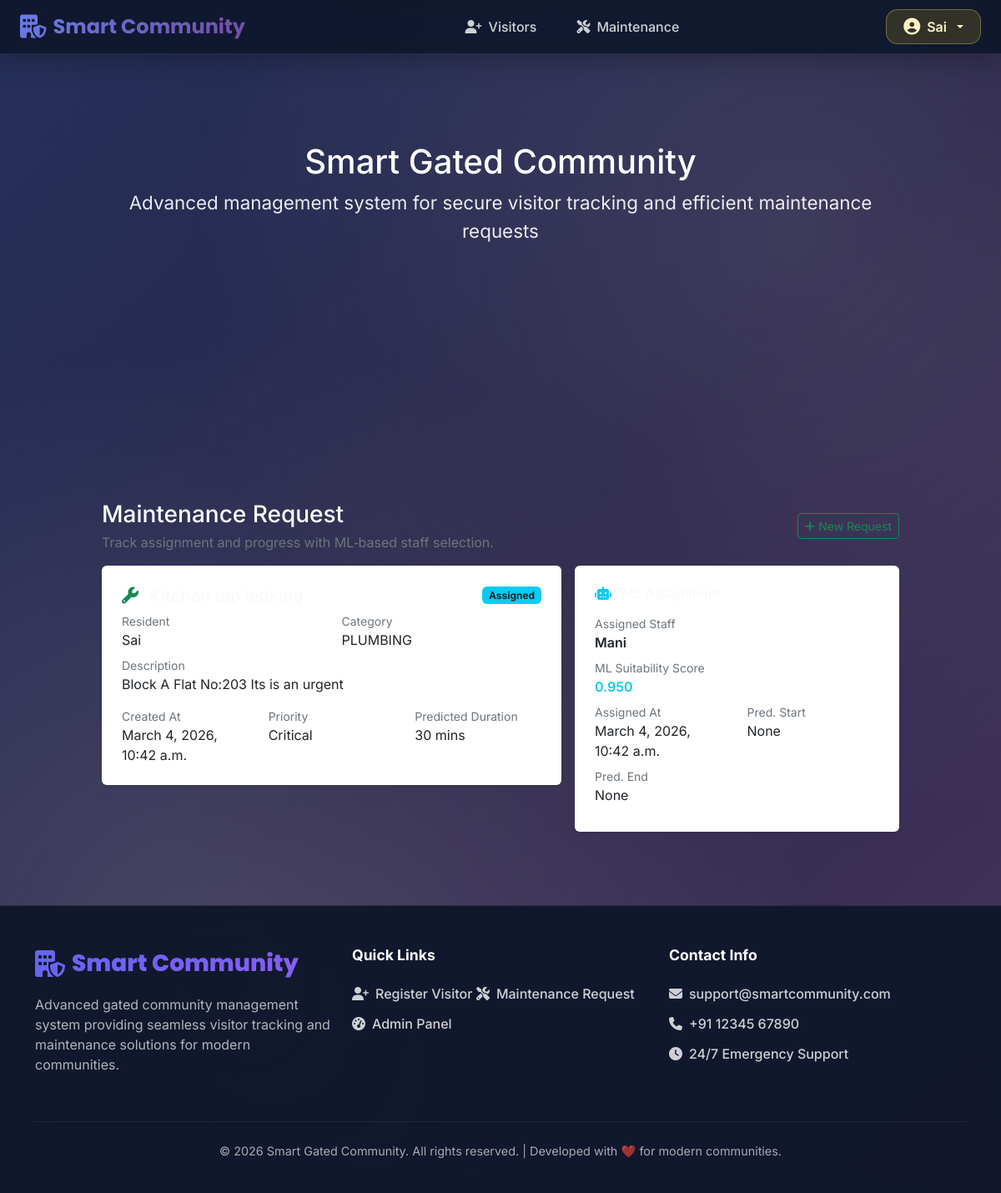
The app's page /maintainance/79/ (signed in) with its own data.
### accounts/models.py (models this page shows, shortened)
class User(AbstractUser):
    class Role(models.TextChoices):
        ADMIN = "ADMIN", "Admin"
        RESIDENT = "RESIDENT", "Resident"
        STAFF = "STAFF", "Maintenance Staff"
        GUARD = "GUARD", "Security Guard"
    role = models.CharField(
        max_length=20,
        choices=Role.choices,
        default=Role.RESIDENT,
    )
    flat_number = models.CharField(max_length=20, blank=True, null=True)
    phone = models.CharField(max_length=15, blank=True, null=True)
    class Designation(models.TextChoices):
        PLUMBER = "PLUMBER", "Plumber"
        ELECTRICIAN = "ELECTRICIAN", "Electrician"
        CARPENTER = "CARPENTER", "Carpenter"
        PAINTER = "PAINTER", "Painter"
        HVAC_TECHNICIAN = "HVAC_TECHNICIAN", "HVAC Technician"
        GARDENER = "GARDENER", "Gardener"
        SECURITY_GUARD = "SECURITY_GUARD", "Security Guard"
        CLEANER = "CLEANER", "Cleaner"
        GENERAL = "GENERAL", "General Maintenance"
    designation = models.CharField(
        max_length=20,
        choices=Designation.choices,
        blank=True,
        null=True,
        help_text="Staff designation"
    )

### maintainance/models.py (models this page shows, shortened)
class MaintenanceRequest(models.Model):
    class Status(models.TextChoices):
        OPEN = "OPEN", "Open"
        ASSIGNED = "ASSIGNED", "Assigned"
        IN_PROGRESS = "IN_PROGRESS", "In Progress"
        COMPLETED = "COMPLETED", "Completed"
    PRIORITY_CHOICES = [
        (1, "Low"),
        (2, "Medium"),
        (3, "High"),
        (4, "Critical"),
    ]
    resident = models.ForeignKey(User, on_delete=models.CASCADE, related_name="maintenance_requests")
    title = models.CharField(max_length=100)
    description = models.TextField()
    category = models.CharField(
        max_length=50,
        choices=StaffSkill.SKILL_CHOICES,
        default="GENERAL",
    )
    created_at = models.DateTimeField(default=timezone.now)
    status = models.CharField(max_length=20, choices=Status.choices, default=Status.OPEN)
    priority = models.IntegerField(choices=PRIORITY_CHOICES, default=2)
    predicted_duration_minutes = models.IntegerField(default=30)

class Assignment(models.Model):
    request = models.OneToOneField(MaintenanceRequest, on_delete=models.CASCADE, related_name="assignment")
    staff = models.ForeignKey(User, on_delete=models.CASCADE, limit_choices_to={"role": "STAFF"})
    assigned_at = models.DateTimeField(default=timezone.now)
    predicted_start_time = models.DateTimeField(blank=True, null=True)
    predicted_end_time = models.DateTimeField(blank=True, null=True)
    score = models.FloatField(default=0.0)  # ML score for suitability
    accepted = models.BooleanField(default=False)
    rejected = models.BooleanField(default=False)
    rejection_reason = models.TextField(blank=True, null=True)
    accepted_at = models.DateTimeField(blank=True, null=True)

### maintainance/views.py (the view, shortened to what this page needs)
# urls.py: path("<int:pk>/", views.maintenance_detail, name="maintenance_detail"),
@login_required
def maintenance_detail(request, pk):
    mr = get_object_or_404(MaintenanceRequest, pk=pk)
    assignment = getattr(mr, "assignment", None)
    return render(
        request,
        "maintainance/details.html",
        {"request_obj": mr, "assignment": assignment},
    )

### templates/maintainance/details.html (shortened to what this page needs)
{% extends "base.html" %}
{% block content %}
<div class="py-4">
    <div class="d-flex justify-content-between align-items-center mb-3">
        <div>
            <h1 class="h3 mb-1 gradient-text">Maintenance Request</h1>
            <p class="text-secondary mb-0">
                Track assignment and progress with ML‑based staff selection.
            </p>
        </div>
        <a href="/maintainance/create/" class="btn btn-sm btn-outline-success">
            <i class="fa-solid fa-plus me-1"></i>New Request
        </a>
    </div>
    <div class="row g-3">
        <div class="col-lg-7">
            <div class="card card-glass shadow-sm border-0">
                <div class="card-body p-4">
                    <div class="d-flex justify-content-between align-items-center mb-2">
                        <h2 class="h5 mb-0 text-light">
                            <i class="fa-solid fa-wrench me-2 text-success"></i>
                        </h2>
                        <span class="badge
                            {% if request_obj.status == 'OPEN' %}bg-warning text-dark
                            {% elif request_obj.status == 'ASSIGNED' %}bg-info text-dark
                            {% elif request_obj.status == 'IN_PROGRESS' %}bg-primary
                            {% else %}bg-success{% endif %}">
                            {{ request_obj.get_status_display }}
                        </span>
                    </div>
                    <div class="row mb-2">
                        <div class="col-sm-6">
                            <small class="text-secondary d-block">Resident</small>
                            <span>{{ request_obj.resident.username }}</span>
                        </div>
                        <div class="col-sm-6">
                            <small class="text-secondary d-block">Category</small>
                            <span>{{ request_obj.category }}</span>
                        </div>
                    </div>
                    <div class="mb-2">
                        <small class="text-secondary d-block">Description</small>
                        <p class="mb-0">{{ request_obj.description }}</p>
                    </div>
                    <div class="row mt-3">
                        <div class="col-sm-4">
                            <small class="text-secondary d-block">Created At</small>
                            <span>{{ request_obj.created_at }}</span>
                        </div>
                        <div class="col-sm-4">
                            <small class="text-secondary d-block">Priority</small>
                            <span>{{ request_obj.get_priority_display }}</span>
                        </div>
                        <div class="col-sm-4">
                            <small class="text-secondary d-block">Predicted Duration</small>
                            <span>{{ request_obj.predicted_duration_minutes }} mins</span>
                        </div>
                    </div>
                </div>
            </div>
        </div>
        <div class="col-lg-5">
            <div class="card card-glass shadow-sm border-0 h-100">
                <div class="card-body p-4">
                    <h2 class="h6 mb-3 text-light">
                        <i class="fa-solid fa-robot me-2 text-info"></i>
                    </h2>
                    {% if request_obj.assignment %}
                        <div class="mb-2">
                            <small class="text-secondary d-block">Assigned Staff</small>
                            <span class="fw-semibold">
                                {{ request_obj.assignment.staff.username }}
                            </span>
                        </div>
                        <div class="mb-2">
                            <small class="text-secondary d-block">ML Suitability Score</small>
                            <span class="text-info fw-semibold">
                                {{ request_obj.assignment.score|floatformat:3 }}
                            </span>
                        </div>
                        <div class="row mb-2">
                            <div class="col-sm-6">
                                <small class="text-secondary d-block">Assigned At</small>
                                <span>{{ request_obj.assignment.assigned_at }}</span>
                            </div>
                            <div class="col-sm-6">
                                <small class="text-secondary d-block">Pred. Start</small>
                                <span>{{ request_obj.assignment.predicted_start_time }}</span>
                            </div>
                        </div>
                        <div class="mb-2">
                            <small class="text-secondary d-block">Pred. End</small>
                            <span>{{ request_obj.assignment.predicted_end_time }}</span>
                        </div>
                    {% else %}
                        <p class="text-secondary mb-0">
                            No staff assigned yet. Once the request is created,
                            the ML scheduler will pick the best available staff
                            based on skills, workload and priority.
                        </p>
                    {% endif %}
                </div>
            </div>
        </div>
    </div>
</div>
{% endblock %}

### templates/base.html (shortened to what this page needs)
<!DOCTYPE html>
<html lang="en">
<head>
    <link href="https://cdn.jsdelivr.net/npm/bootstrap@5.3.2/dist/css/bootstrap.min.css"
          rel="stylesheet"
>
    <link rel="stylesheet"
          href="https://cdnjs.cloudflare.com/ajax/libs/font-awesome/6.5.1/css/all.min.css"
>
</head>
<body {% if request.path == '/' %}class="home-page"{% endif %}>
    <nav class="navbar navbar-expand-lg navbar-dark fixed-top">
        <div class="container-fluid px-4">
            <a class="navbar-brand d-flex align-items-center" href="{% url 'home' %}">
                <i class="fa-solid fa-building-shield me-2 fs-3"></i>
                <span>Smart Community</span>
            </a>
            <div class="collapse navbar-collapse" id="mainNavbar">
                <ul class="navbar-nav mx-auto mb-2 mb-lg-0">
                    <li class="nav-item">
                        <a class="nav-link {% if request.path|slice:'0:10' == '/visitors/' %}active{% endif %}"
                           href="/visitors/create/">
                            <i class="fa-solid fa-user-plus me-2"></i>Visitors
                        </a>
                    </li>
                    <li class="nav-item">
                        <a class="nav-link {% if request.path|slice:'0:13' == '/maintainance/' %}active{% endif %}"
                           href="/maintainance/create/">
                            <i class="fa-solid fa-tools me-2"></i>Maintenance
                        </a>
                    </li>
                </ul>
                <div class="d-flex align-items-center gap-3">
                    {% if request.user.is_authenticated %}
                        <div class="dropdown">
                            <button class="btn user-btn dropdown-toggle d-flex align-items-center gap-2"
                                    type="button" data-bs-toggle="dropdown" aria-expanded="false">
                                <i class="fa-solid fa-user-circle fs-5"></i>
                                <span class="d-none d-md-inline">{{ request.user.username }}</span>
                            </button>
                        </div>
                    {% else %}
                        <a href="{% url 'login' %}" class="btn btn-primary">
                            <i class="fa-solid fa-right-to-bracket me-2"></i>Login
                        </a>
                    {% endif %}
                </div>
            </div>
        </div>
    </nav>
    {% if request.path != "/accounts/login/" and request.path != "/login/" %}
    <section class="hero-section">
        <div class="container">
            <div class="row justify-content-center">
                <div class="col-12 col-lg-10">
                    <div class="hero-content">
                        <h1 class="hero-title">Smart Gated Community</h1>
                        <p style="font-size: clamp(1.1rem, 3vw, 1.4rem); opacity: 0.9; font-weight: 400;">
                            Advanced management system for secure visitor tracking and efficient maintenance requests
                        </p>
                    </div>
                </div>
            </div>
        </div>
    </section>
    {% endif %}
    <div class="container-fluid main-wrapper px-3 px-md-4">
        <div class="row">
            <div class="col-12 col-xl-10 mx-auto">
                {% block content %}{% endblock %}
            </div>
        </div>
    </div>
    <footer class="footer">
        <div class="container">
            <div class="row">
                <div class="col-lg-4 col-md-6 mb-4">
                    <div class="footer-brand d-flex align-items-center mb-3">
                        <i class="fa-solid fa-building-shield me-2 fs-2"></i>
                    </div>
                    <p class="opacity-75 mb-0">Advanced gated community management system providing seamless visitor tracking and maintenance solutions for modern communities.</p>
                </div>
                <div class="col-lg-4 col-md-6 mb-4">
                    <h5>Quick Links</h5>
                    <div class="footer-links">
                        <a href="/visitors/create/"><i class="fa-solid fa-user-plus"></i>Register Visitor</a>
                        <a href="/maintainance/create/"><i class="fa-solid fa-tools"></i>Maintenance Request</a>
                        <a href="/admin/"><i class="fa-solid fa-gauge-high"></i>Admin Panel</a>
                    </div>
                </div>
                <div class="col-lg-4 col-md-12 mb-4">
                    <h5>Contact Info</h5>
                    <div class="footer-links">
                        <a href="#"><i class="fa-solid fa-envelope"></i>support@smartcommunity.com</a>
                        <a href="#"><i class="fa-solid fa-phone"></i>+91 12345 67890</a>
                        <a href="#"><i class="fa-solid fa-clock"></i>24/7 Emergency Support</a>
                    </div>
                </div>
            </div>
            <div class="footer-bottom">
                <p>&copy; 2026 Smart Gated Community. All rights reserved. | Developed with ❤️ for modern communities.</p>
            </div>
        </div>
    </footer>
</body>
</html>

### records on screen
User: user.username "Sai"
MaintenanceRequest: status "Assigned", resident.username "Sai", category "PLUMBING", description "Block A Flat No:203 Its is an urgent", created_at "March 4, 2026, 10:42 a.m.", priority "Critical", predicted_duration_minutes "30", assignment.staff.username "Mani", assignment.score "0.950", assignment.assigned_at "March 4, 2026, 10:42 a.m.", assignment.predicted_start_time "None", assignment.predicted_end_time "None"
